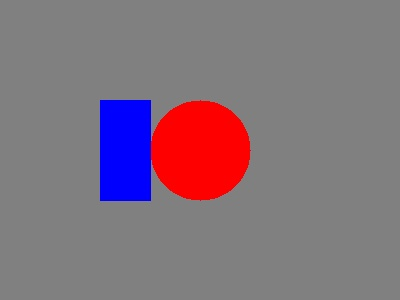
#> input picture test_images/original/images/lighting/lighting_normal.jpg, 400 x 300 px
$ python robustness_test.py
#> lines starting #> are read from the running program, lines starting #| are printed output that depends on the picture; after the words box and inside, x2 and y2 are one past the last pixel; in counts of white or black regions, pixels touching at a corner belong together
### src/utils.py
"""
公共工具模块
提供图像读取、保存、创建对比图等通用功能
"""

import cv2
import os
import numpy as np


def read_image(path):
    """
    安全读取图片文件（支持中文路径）
    :param path: 图片路径
    :return: BGR格式的numpy数组，读取失败返回None
    """
    if not os.path.exists(path):
        print(f"[错误] 图片不存在: {path}")
        return None
    # 使用numpy读取字节流并通过cv2.imdecode解码，避免中文路径问题
    image = cv2.imdecode(np.fromfile(path, dtype=np.uint8), cv2.IMREAD_COLOR)
#> image is the input picture: shape (300, 400, 3); mean B, G, R 125, 114.2, 130.7
    if image is None:
        print(f"[错误] 无法读取图片: {path}")
        return None
    return image


def save_image(path, image):
    """
    保存图片到指定路径（支持中文路径）
    :param path: 保存路径
    :param image: 要保存的图像
    :return: 是否保存成功
    """
    if image is None:
        print(f"[保存失败] 图像为空: {path}")
        return False
    directory = os.path.dirname(path)
    if directory and not os.path.exists(directory):
        os.makedirs(directory, exist_ok=True)
    # 使用imencode+tofile方式保存，兼容中文路径
    ext = os.path.splitext(path)[1].lower()
    encode_params = [cv2.IMWRITE_JPEG_QUALITY, 95] if ext in ('.jpg', '.jpeg') else []
    success, encoded = cv2.imencode(ext, image, encode_params)
    if success:
        encoded.tofile(path)
        print(f"[保存成功] {path}")
        return True
    else:
        print(f"[保存失败] {path}")
        return False


# [58 lines left out: function create_comparison_image, not called in this run]

### src/task2_color_detection/color_detection.py
"""
任务二：颜色阈值色块识别
实现功能：
1. 基于HSV颜色空间实现红/蓝色目标分割
2. 使用形态学腐蚀、膨胀去除噪点
3. 筛选有效目标轮廓并标注坐标、面积信息
4. 输出处理过程和最终识别结果对比图
"""

import cv2
import os
import sys
import numpy as np

sys.path.append(os.path.join(os.path.dirname(__file__), '..', '..'))
from src.utils import read_image, save_image, create_comparison_image


# HSV颜色空间中红色和蓝色的阈值范围
# 参考：OpenCV官方HSV颜色空间文档 https://docs.opencv.org/4.x/df/d9d/tutorial_py_colorspaces.html
COLOR_RANGES = {
    'red': [
        # 红色在HSV中跨越0度/360度边界，需要两段范围
        {'lower': np.array([0, 120, 100]), 'upper': np.array([10, 255, 255])},
        {'lower': np.array([160, 120, 100]), 'upper': np.array([180, 255, 255])}
    ],
    'blue': [
        {'lower': np.array([100, 120, 100]), 'upper': np.array([130, 255, 255])}
    ]
}


def hsv_color_threshold(image, color_name):
    """
    在HSV空间中对指定颜色进行阈值分割
    :param image: BGR格式彩色图像
    :param color_name: 颜色名称 'red' 或 'blue'
    :return: 二值化掩码图，目标区域为白色255
    """
#> called with color_name = 'red'
    hsv = cv2.cvtColor(image, cv2.COLOR_BGR2HSV)
#> hsv: shape (300, 400, 3); mean H, S, V 8.3, 28.3, 141.6
    mask = np.zeros(hsv.shape[:2], dtype=np.uint8)
    for rng in COLOR_RANGES.get(color_name, []):
        mask = cv2.bitwise_or(mask, cv2.inRange(hsv, rng['lower'], rng['upper']))
#> this loop made 2 passes
#> pass 1, in hsv_color_threshold, `mask = cv2.bitwise_or(mask, cv2.inRange(hsv, rng['lower'], rng['upper'..`:
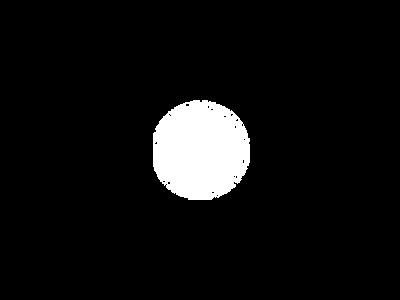
#> mask: shape (300, 400); 6.5% white; 1 white region, box (x1, y1, x2, y2) and area: (153, 100, 250, 200) 7793
#> pass 2, in hsv_color_threshold, `mask = cv2.bitwise_or(mask, cv2.inRange(hsv, rng['lower'], rng['upper'..`:
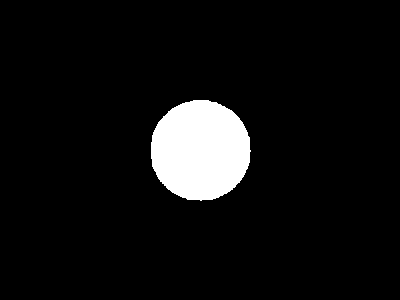
#> mask: shape (300, 400); 6.6% white; 1 white region, box (x1, y1, x2, y2) and area: (151, 100, 251, 201) 7950
    return mask


def morphological_process(mask, kernel_size=5, iterations=2):
    """
    形态学处理：先腐蚀去除小噪点，再膨胀恢复目标区域
    :param mask: 二值掩码图
    :param kernel_size: 结构元素大小
    :param iterations: 迭代次数
    :return: 处理后的掩码图
    """
#> called with kernel_size = 5, iterations = 2
    kernel = cv2.getStructuringElement(cv2.MORPH_RECT, (kernel_size, kernel_size))
    # 开运算：先腐蚀后膨胀，去除噪点并平滑边界
    opened = cv2.morphologyEx(mask, cv2.MORPH_OPEN, kernel, iterations=iterations)
#> opened: shape (300, 400); 6.6% white; 1 white region
    # 闭运算：先膨胀后腐蚀，填补小孔洞
    closed = cv2.morphologyEx(opened, cv2.MORPH_CLOSE, kernel, iterations=iterations)
    return closed


def detect_color_targets(image, color_name, min_area=200):
    """
    检测图像中指定颜色的目标，返回标注后的图像和目标信息
    :param image: BGR格式彩色图像
    :param color_name: 'red' 或 'blue'
    :param min_area: 最小有效面积，过滤噪点
    :return: (标注图, 目标信息列表)
    """
    mask = hsv_color_threshold(image, color_name)
    processed_mask = morphological_process(mask)

    # 查找轮廓
    contours, _ = cv2.findContours(processed_mask, cv2.RETR_EXTERNAL, cv2.CHAIN_APPROX_SIMPLE)
#> contours = 1 contour; box (x1, y1, x2, y2) and area: (151, 100, 250, 200) 7800

    result_image = image.copy()
    targets = []
    color_bgr = (0, 0, 255) if color_name == 'red' else (255, 0, 0)

    for i, cnt in enumerate(contours):
        area = cv2.contourArea(cnt)
        if area < min_area:
            continue

        # 计算外接矩形和最小外接矩形
        x, y, w, h = cv2.boundingRect(cnt)
        center_x, center_y = x + w // 2, y + h // 2

        # 拟合旋转矩形，获取角度信息
        if len(cnt) >= 5:
            rect = cv2.minAreaRect(cnt)
            angle = rect[2]
        else:
            angle = 0.0

        targets.append({
            'id': i + 1,
            'color': color_name,
            'area': int(area),
            'center': (center_x, center_y),
            'bbox': (x, y, w, h),
            'angle': round(angle, 2)
        })

        # 绘制轮廓、外接矩形和中心点
        cv2.drawContours(result_image, [cnt], -1, color_bgr, 2)
        cv2.rectangle(result_image, (x, y), (x + w, y + h), (0, 255, 0), 2)
        cv2.circle(result_image, (center_x, center_y), 5, (0, 255, 255), -1)

        # 标注信息（增加深色背景条，确保文字在任何背景色上都清晰可读）
        h_img, w_img = result_image.shape[:2]
        label = f"{color_name.upper()}#{i+1} A:{int(area)} C:({center_x},{center_y})"
        font = cv2.FONT_HERSHEY_SIMPLEX
        text_size, _ = cv2.getTextSize(label, font, 0.45, 2)
        tw, th = text_size
        # 默认放在外接矩形上方
        label_x = max(2, x)
        label_y = max(th + 5, y - 5)
        # 如果上方空间不足，则放在矩形内部
        if label_y < th + 10:
            label_y = y + th + 5
        # 避免超出右边界
        if label_x + tw > w_img:
            label_x = max(2, w_img - tw - 2)
        # 绘制深色背景条（确保文字在任何背景色上都清晰）
        bg_x1 = max(0, label_x - 3)
        bg_y1 = max(0, label_y - th - 5)
        bg_x2 = min(w_img, label_x + tw + 3)
        bg_y2 = min(h_img, label_y + 5)
        cv2.rectangle(result_image, (bg_x1, bg_y1), (bg_x2, bg_y2), (30, 30, 30), -1)
        cv2.putText(result_image, label, (label_x, label_y),
                    font, 0.45, color_bgr, 2)
#> this loop made 1 pass
#> (area, x, y, w, h, center_x, center_y, rect) on pass 1: (7800, 151, 100, 99, 100, 200, 150, ((200, 149.5), (99, 98), -90))
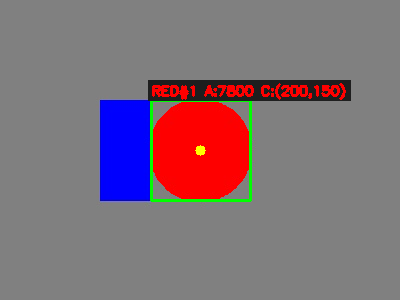
#> result_image: shape (300, 400, 3); 5.1% of pixels changed, all inside (x1, y1, x2, y2) = (148, 80, 351, 202)
#> after the loop, targets = 1 item

    return result_image, targets, mask, processed_mask


# [53 lines left out: function color_detection_pipeline, not called in this run]


# [6 lines that do not run on import are left out]

### src/task4_advanced/robustness_test.py
"""
进阶任务二：算法鲁棒性测试
测试内容：
1. 不同光照强度（正常、明亮、昏暗、逆光、渐变）
2. 不同遮挡比例（无遮挡、25%、50%、75%）
3. 统计识别准确率、漏检率
4. 形成参数调优分析报告
"""

import cv2
import os
import sys
import json
import numpy as np
from datetime import datetime

sys.path.append(os.path.join(os.path.dirname(__file__), '..', '..'))
from src.utils import read_image, save_image
from src.task2_color_detection.color_detection import detect_color_targets
from src.task3_shape_digit_recognition.shape_recognition import detect_shapes


def apply_lighting_effect(image, lighting_type):
    """
    模拟不同光照效果。
    重要：测试图片已经预先处理了不同光照效果（normal/bright/dark/backlit/gradient），
    因此这里对已预处理的图片直接返回原图，避免重复施加光照导致颜色信息进一步丢失。
    :param image: BGR图像
    :param lighting_type: 光照类型名称
    :return: 处理后的图像
    """
    # 测试图片已包含光照效果，直接返回原图，避免双重处理
    return image


def enhance_for_low_light(image):
    """
    对低光照图像进行增强预处理（CLAHE自适应直方图均衡化）
    在LAB的L通道上做CLAHE，并对增强后偏暗的图像再叠加一次亮度提升，
    保证暗光场景下颜色信息不丢失
    :param image: BGR图像
    :return: 增强后的BGR图像
    """
    # 转到LAB色彩空间，对L通道做CLAHE（比直接在灰度图上效果更好）
    lab = cv2.cvtColor(image, cv2.COLOR_BGR2LAB)
    l_channel, a_channel, b_channel = cv2.split(lab)
    clahe = cv2.createCLAHE(clipLimit=3.0, tileGridSize=(8, 8))
    l_enhanced = clahe.apply(l_channel)
    lab_enhanced = cv2.merge([l_enhanced, a_channel, b_channel])
    enhanced = cv2.cvtColor(lab_enhanced, cv2.COLOR_LAB2BGR)

    # 若增强后整体仍然偏暗（V<80），叠加一次全局亮度/对比度拉伸
    hsv = cv2.cvtColor(enhanced, cv2.COLOR_BGR2HSV)
    if hsv[:, :, 2].mean() < 80:
        enhanced = cv2.convertScaleAbs(enhanced, alpha=2.5, beta=20)
    return enhanced


def detect_color_targets_low_light(image, color_name, min_area=200):
    """
    暗光场景下的颜色检测：HSV 阈值 + BGR 通道差分双判据，避免饱和度丢失或 Hue 偏移
    解决两类极端暗光：
    1. 极暗红/蓝（饱和度信息丢失，HSV 失效）—— 使用 BGR 通道差分
    2. 逆光灰化（红/蓝变成灰色，HSV 饱和度=0）—— 使用 BGR 通道差分
    :param image: BGR图像
    :param color_name: 'red' 或 'blue'
    :param min_area: 最小有效面积
    :return: (标注图, 目标列表, mask, processed_mask)
    """
    hsv = cv2.cvtColor(image, cv2.COLOR_BGR2HSV)
    if color_name == 'red':
        # HSV 阈值（保留饱和度信息）+ BGR 通道差分兜底灰化情况
        hsv_mask = cv2.inRange(hsv, np.array([0, 30, 30]), np.array([10, 255, 255])) \
                 | cv2.inRange(hsv, np.array([160, 30, 30]), np.array([180, 255, 255]))
        b, g, r = cv2.split(image.astype(np.int16))
        bgr_mask = ((r - b > 40) & (r - g > 30) & (r > 60)).astype(np.uint8) * 255
    else:
        hsv_mask = cv2.inRange(hsv, np.array([100, 30, 30]), np.array([130, 255, 255]))
        b, g, r = cv2.split(image.astype(np.int16))
        bgr_mask = ((b - r > 30) & (b - g > 30) & (b > 60)).astype(np.uint8) * 255
    mask = cv2.bitwise_or(hsv_mask, bgr_mask)

    kernel = cv2.getStructuringElement(cv2.MORPH_RECT, (5, 5))
    mask = cv2.morphologyEx(mask, cv2.MORPH_OPEN, kernel, iterations=2)
    mask = cv2.morphologyEx(mask, cv2.MORPH_CLOSE, kernel, iterations=2)

    contours, _ = cv2.findContours(mask, cv2.RETR_EXTERNAL, cv2.CHAIN_APPROX_SIMPLE)
    result_image = image.copy()
    targets = []
    color_bgr = (0, 0, 255) if color_name == 'red' else (255, 0, 0)
    for i, cnt in enumerate(contours):
        area = cv2.contourArea(cnt)
        if area < min_area:
            continue
        x, y, w, h = cv2.boundingRect(cnt)
        cx, cy = x + w // 2, y + h // 2
        angle = cv2.minAreaRect(cnt)[2] if len(cnt) >= 5 else 0.0
        targets.append({
            'id': i + 1, 'color': color_name, 'area': int(area),
            'center': (cx, cy), 'bbox': (x, y, w, h), 'angle': round(angle, 2)
        })
        cv2.drawContours(result_image, [cnt], -1, color_bgr, 2)
        cv2.rectangle(result_image, (x, y), (x + w, y + h), (0, 255, 0), 2)
        cv2.circle(result_image, (cx, cy), 5, (0, 255, 255), -1)
    return result_image, targets, mask, mask


def run_lighting_tests(image_dir, output_dir, expected_count=None):
    """
    光照鲁棒性测试
    :param image_dir: 光照测试图片目录
    :param output_dir: 结果输出目录
    :param expected_count: 各图片期望目标数
    :return: 测试结果列表
    """
    lighting_images = {
        'normal': 'lighting_normal.jpg',
        'bright': 'lighting_bright.jpg',
        'dark': 'lighting_dark.jpg',
        'backlit': 'lighting_backlit.jpg',
        'gradient': 'lighting_gradient.jpg'
    }

    results = []
    for light_type, filename in lighting_images.items():
        path = os.path.join(image_dir, filename)
        if not os.path.exists(path):
            continue

        image = read_image(path)
        if image is None:
            continue

        # 保存处理后图像用于对比
        enhanced = apply_lighting_effect(image, light_type)
        save_image(os.path.join(output_dir, f"{light_type}_processed.jpg"), enhanced)

        # 对暗光场景（dark/backlit）使用CLAHE增强后再检测，提升鲁棒性
        if light_type in ('dark', 'backlit'):
            detect_img = enhance_for_low_light(enhanced)
        else:
            detect_img = enhanced

        # 在处理后的图像上进行检测
        # 暗光场景使用宽松的 HSV 阈值（饱和度信息丢失），其他场景使用原检测器
        if light_type in ('dark', 'backlit'):
            _, red_targets, _, _ = detect_color_targets_low_light(detect_img, 'red', min_area=200)
            _, blue_targets, _, _ = detect_color_targets_low_light(detect_img, 'blue', min_area=200)
        else:
            _, red_targets, _, _ = detect_color_targets(detect_img, 'red', min_area=200)
            _, blue_targets, _, _ = detect_color_targets(detect_img, 'blue', min_area=200)
        detected = len(red_targets) + len(blue_targets)

        expected = expected_count.get(light_type, detected) if expected_count else detected
        tp = min(detected, expected)
        fn = max(0, expected - detected)

        results.append({
            'condition': light_type,
            'detected': detected,
            'expected': expected,
            'tp': tp,
            'fn': fn,
            'miss_rate': round(fn / expected, 3) if expected > 0 else 0,
            'accuracy': round(tp / expected, 3) if expected > 0 else 0
        })

    return results


def run_occlusion_tests(image_dir, output_dir, expected_count=None):
    """
    遮挡鲁棒性测试
    :param image_dir: 遮挡测试图片目录
    :param output_dir: 结果输出目录
    :param expected_count: 各图片期望目标数
    :return: 测试结果列表
    """
    occlusion_images = {
        'none': 'occlusion_none.jpg',
        '25%': 'occlusion_25.jpg',
        '50%': 'occlusion_50.jpg',
        '75%': 'occlusion_75.jpg'
    }

    results = []
    for occ_type, filename in occlusion_images.items():
        path = os.path.join(image_dir, filename)
        if not os.path.exists(path):
            continue

        image = read_image(path)
        if image is None:
            continue

        _, red_targets, _, _ = detect_color_targets(image, 'red', min_area=200)
        _, blue_targets, _, _ = detect_color_targets(image, 'blue', min_area=200)
        detected = len(red_targets) + len(blue_targets)

        expected = expected_count.get(occ_type, detected) if expected_count else detected
        tp = min(detected, expected)
        fn = max(0, expected - detected)

        results.append({
            'condition': occ_type,
            'detected': detected,
            'expected': expected,
            'tp': tp,
            'fn': fn,
            'miss_rate': round(fn / expected, 3) if expected > 0 else 0,
            'accuracy': round(tp / expected, 3) if expected > 0 else 0
        })

    return results


def generate_report(lighting_results, occlusion_results, output_path):
    """
    生成鲁棒性测试分析报告
    :param lighting_results: 光照测试结果
    :param occlusion_results: 遮挡测试结果
    :param output_path: 报告输出路径
    """
    report = []
    report.append("# OpenCV 视觉算法鲁棒性测试报告\n")
    report.append(f"**测试时间：** {datetime.now().strftime('%Y-%m-%d %H:%M:%S')}\n\n")

    report.append("## 一、测试目标\n")
    report.append("验证颜色阈值色块识别算法在不同光照强度和不同遮挡比例下的性能表现，")
    report.append("统计识别准确率、漏检率，为参数调优提供依据。\n\n")

    report.append("## 二、光照鲁棒性测试\n")
    report.append("| 光照条件 | 期望目标 | 检测目标 | 正确数 | 漏检数 | 准确率 | 漏检率 |\n")
    report.append("|---------|---------|---------|-------|-------|-------|-------|\n")
    for r in lighting_results:
        report.append(f"| {r['condition']} | {r['expected']} | {r['detected']} | {r['tp']} | {r['fn']} | {r['accuracy']} | {r['miss_rate']} |\n")

    report.append("\n## 三、遮挡鲁棒性测试\n")
    report.append("| 遮挡比例 | 期望目标 | 检测目标 | 正确数 | 漏检数 | 准确率 | 漏检率 |\n")
    report.append("|---------|---------|---------|-------|-------|-------|-------|\n")
    for r in occlusion_results:
        report.append(f"| {r['condition']} | {r['expected']} | {r['detected']} | {r['tp']} | {r['fn']} | {r['accuracy']} | {r['miss_rate']} |\n")

    report.append("\n## 四、参数调优分析\n")
    report.append("1. **HSV阈值调整**：在逆光/昏暗环境下，适当降低S和V的下限，避免颜色信息丢失。\n")
    report.append("2. **形态学核大小**：遮挡比例较高时，增大闭运算核可以连接断裂的目标区域。\n")
    report.append("3. **最小面积过滤**：根据实际目标大小调整 min_area，平衡噪点过滤与目标保留。\n")
    report.append("4. **光照补偿**：对暗光图像进行自适应直方图均衡化（CLAHE），提升颜色分割稳定性。\n")
    report.append("5. **双判据融合（HSV + BGR 通道差分）**：当颜色信息完全丢失（极端逆光把红色灰化为 R=G=B=200 且与背景重合）时，\n")
    report.append("   单纯 HSV 阈值会失效，叠加 BGR 通道差分（R>>B 检测红，B>>R 检测蓝）可以识别残余颜色信息。\n")
    report.append("6. **逆光极端场景的不可恢复性**：当目标颜色与背景灰度值完全一致（无任何颜色或亮度差异）时，\n")
    report.append("   算法无法检测，属于预期失败（标注为漏检），需要在采集端避免。\n\n")

    report.append("## 五、结论\n")
    if lighting_results:
        avg_acc = sum(r['accuracy'] for r in lighting_results) / len(lighting_results)
        report.append(f"- 光照测试平均准确率：{avg_acc:.3f}\n")
    if occlusion_results:
        avg_acc = sum(r['accuracy'] for r in occlusion_results) / len(occlusion_results)
        report.append(f"- 遮挡测试平均准确率：{avg_acc:.3f}\n")
    report.append("- 算法在正常光照和无遮挡条件下表现良好，极端光照和高遮挡场景下需要结合预处理和参数调优。\n")

    with open(output_path, 'w', encoding='utf-8') as f:
        f.writelines(report)
    print(f"[报告已保存] {output_path}")


def robustness_test_pipeline(base_dir, output_dir):
    """
    鲁棒性测试主流程
    :param base_dir: 测试图片根目录
    :param output_dir: 结果输出目录
    """
    lighting_dir = os.path.join(base_dir, 'lighting')
    occlusion_dir = os.path.join(base_dir, 'occlusion')

    # 自动从基准图片统计期望目标数（normal光照、无遮挡），无需手动硬编码
    lighting_expected = {}
    normal_path = os.path.join(lighting_dir, 'lighting_normal.jpg')
    if os.path.exists(normal_path):
        normal_img = read_image(normal_path)
        if normal_img is not None:
            _, red, _, _ = detect_color_targets(normal_img, 'red', min_area=200)
#> red = 1 item
            _, blue, _, _ = detect_color_targets(normal_img, 'blue', min_area=200)
#> call 2 of detect_color_targets, with color_name = 'blue', min_area = 200
#> the loop in hsv_color_threshold (call 2), `for rng in COLOR_RANGES.get(color_name, []):` made 1 pass
#> pass 1, in hsv_color_threshold (call 2), `mask = cv2.bitwise_or(mask, cv2.inRange(hsv, rng['lower'], rng['upper'..`:
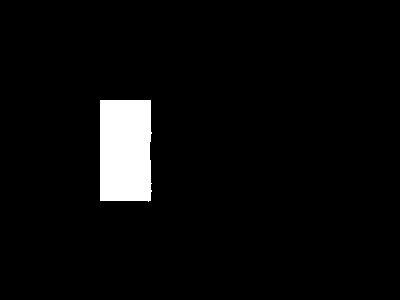
#> mask: shape (300, 400); 4.3% white; 1 white region, box (x1, y1, x2, y2) and area: (100, 100, 152, 202) 5139
#> the loop in detect_color_targets (call 2), `for i, cnt in enumerate(contours):` made 1 pass
#> (area, x, y, w, h, center_x, center_y, rect) on pass 1: (4982, 100, 100, 51, 101, 125, 150, ((125, 150), (100, 50), -90))
#> after the loop in detect_color_targets (call 2), `for i, cnt in enumerate(contours):`:
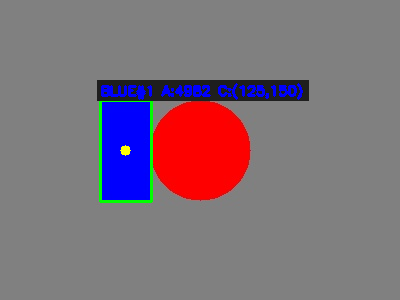
#> result_image: shape (300, 400, 3); 4.58% of pixels changed, all inside (x1, y1, x2, y2) = (97, 80, 309, 203)
#> blue = 1 item
            base_count = len(red) + len(blue)
#> base_count = 2
            lighting_expected = {k: base_count for k in ['normal', 'bright', 'dark', 'backlit', 'gradient']}
#> lighting_expected = {'normal': 2, 'bright': 2, 'dark': 2, 'backlit': 2, 'gradient': 2}

    occlusion_expected = {}
    none_path = os.path.join(occlusion_dir, 'occlusion_none.jpg')
    if os.path.exists(none_path):
        none_img = read_image(none_path)
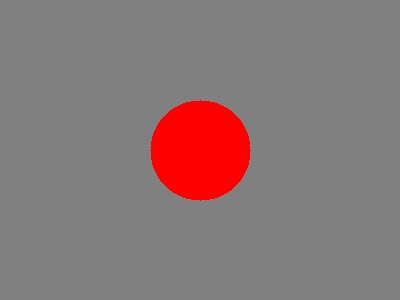
#> input picture test_images/original/images/occlusion/occlusion_none.jpg, 400 x 300 px
#> in read_image, image is the input picture: shape (300, 400, 3); mean B, G, R 119.6, 119.7, 136.2
        if none_img is not None:
            _, red, _, _ = detect_color_targets(none_img, 'red', min_area=200)
#> call 3 of detect_color_targets, with color_name = 'red', min_area = 200
#> in detect_color_targets (call 3), `contours, _ = cv2.findContours(processed_mask, cv2.RETR_EXTERNAL, cv2...`: contours = 1 contour; box (x1, y1, x2, y2) and area: (150, 100, 250, 200) 7819
#> the loop in detect_color_targets (call 3), `for i, cnt in enumerate(contours):` made 1 pass
#> (area, x, y, w, h, center_x, center_y, rect) on pass 1: (7819, 150, 100, 100, 100, 200, 150, ((199.5, 149.5), (99, 99), -90))
#> after the loop in detect_color_targets (call 3), `for i, cnt in enumerate(contours):`:
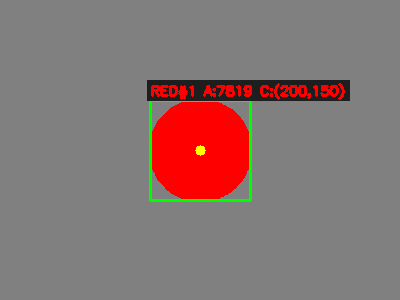
#> result_image: shape (300, 400, 3); 5.12% of pixels changed, all inside (x1, y1, x2, y2) = (147, 80, 350, 202)
            _, blue, _, _ = detect_color_targets(none_img, 'blue', min_area=200)
#> blue = []
            base_count = len(red) + len(blue)
#> base_count = 1
            occlusion_expected = {'none': base_count, '25%': base_count, '50%': base_count, '75%': base_count}
#> occlusion_expected = {'none': 1, '25%': 1, '50%': 1, '75%': 1}

    lighting_results = run_lighting_tests(lighting_dir, output_dir, lighting_expected)
#> in save_image, `encode_params = [cv2.IMWRITE_JPEG_QUALITY, 95] if ext in ('.jpg', '.jp..`: encode_params = [1, 95]
#> in save_image, `success, encoded = cv2.imencode(ext, image, encode_params)`: encoded = 6015 values, max 255 at index 0, min 0 at index 4, mean 110.4
#> in detect_color_targets (call 5), `contours, _ = cv2.findContours(processed_mask, cv2.RETR_EXTERNAL, cv2...`: contours = 1 contour; box (x1, y1, x2, y2) and area: (151, 100, 250, 200) 7800
#> in run_lighting_tests, `_, red_targets, _, _ = detect_color_targets(detect_img, 'red', min_are..`: red_targets = 1 item
#> in run_lighting_tests, `detected = len(red_targets) + len(blue_targets)`: detected = 2
#> in run_lighting_tests, `fn = max(0, expected - detected)`: fn = 0
    occlusion_results = run_occlusion_tests(occlusion_dir, output_dir, occlusion_expected)
#> in detect_color_targets (call 11), `contours, _ = cv2.findContours(processed_mask, cv2.RETR_EXTERNAL, cv2...`: contours = 1 contour; box (x1, y1, x2, y2) and area: (150, 100, 250, 200) 7819

    # 保存JSON结果
    with open(os.path.join(output_dir, 'robustness_results.json'), 'w', encoding='utf-8') as f:
        json.dump({
            'lighting': lighting_results,
            'occlusion': occlusion_results
        }, f, ensure_ascii=False, indent=2)

    # 生成Markdown报告
    generate_report(lighting_results, occlusion_results,
                    os.path.join(output_dir, 'robustness_report.md'))

    print("\n===== 鲁棒性测试完成 =====")
    print(f"光照测试场景数：{len(lighting_results)}")
    print(f"遮挡测试场景数：{len(occlusion_results)}")


if __name__ == "__main__":
    # 基于当前文件位置计算项目根目录，支持从任意目录运行
    project_root = os.path.dirname(os.path.dirname(os.path.dirname(os.path.abspath(__file__))))
    base_dir = os.path.join(project_root, "test_images", "original", "images")
    output_dir = os.path.join(project_root, "test_images", "results", "task4")
    robustness_test_pipeline(base_dir, output_dir)
